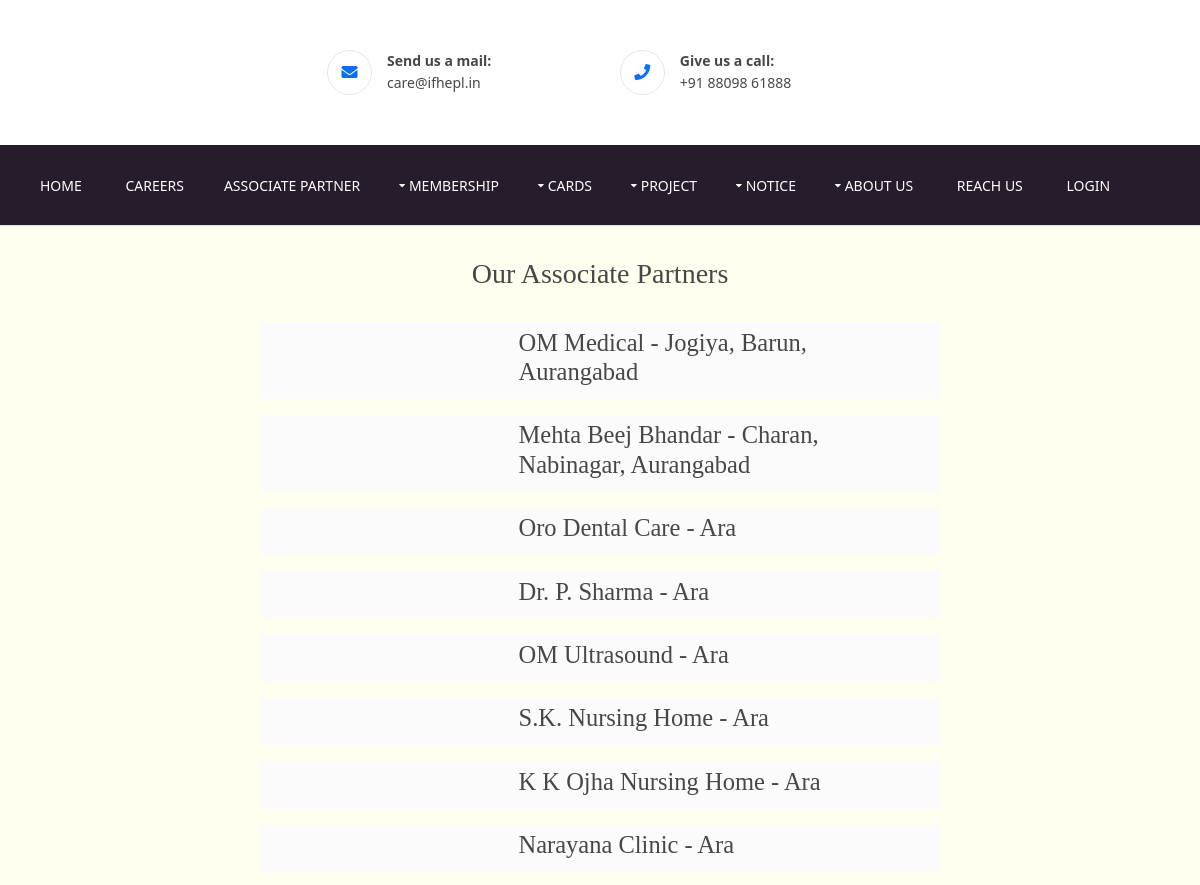
The page /associate-partner (upper part) on the database as committed earlier.
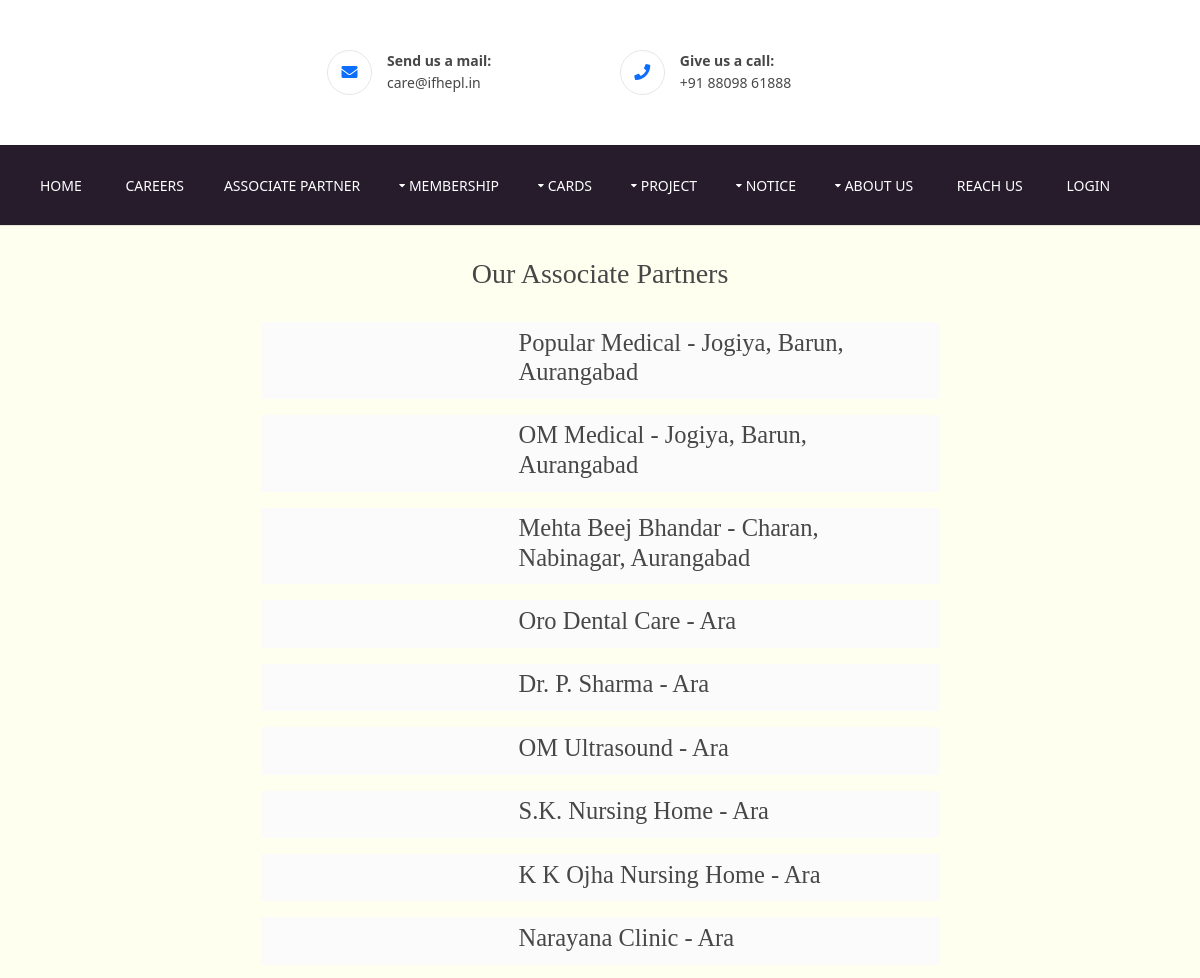
The same page on the database as committed later.
### ifheplapp/models.py (models this page shows, shortened)
class AssociatePartner(models.Model):
    partnerName = models.CharField(max_length=300, default="")
    partnerAddress = models.CharField(max_length=600, default="",blank=True)
    partnerImage = models.FileField(upload_to="Associate Partner/")

### ifheplapp/views.py (the view)
# urls.py: path('associate-partner', views.associate, name="associate_partner"),
def associate(request):
    associate_partners = AssociatePartner.objects.all().order_by('-id')
    return render(request, "associate.html",{'associate_partners':associate_partners})

### ifheplapp/templates/associate.html (shortened to what this page needs)
{% extends 'extends/base.html' %}
{% block body %}
<div class="row1" style="background-color: rgb(255, 255, 240);">
    <div class="container notice_board" style="max-width: 60%;">
        {% if associate_partners %}
        <div class="my-4 text-center">
            <h2>Our Associate Partners</h2>
        </div>
        <div style=" overflow-wrap: break-word; padding: 10px !important;">
            {% for associate_partner in associate_partners %}
            <table>
                <td style="width: 250px">
                </td>
                <td>
                    <strong>
                        <h3>{{associate_partner.partnerName}}</h3>
                    </strong>
                </td>
            </table>
            {% endfor %}
        </div>
        {% else %}
        <div class="my-2 text-center">
            <img src="/static/images/unnamed.png" style="width: 768px;" alt="">
        </div>
        {% endif %}
    </div>
</div>
{% endblock body %}

Rows that differ between the two databases and show on the page:
added AssociatePartner: partnerName "Popular Medical - Jogiya, Barun, Aurangabad"
